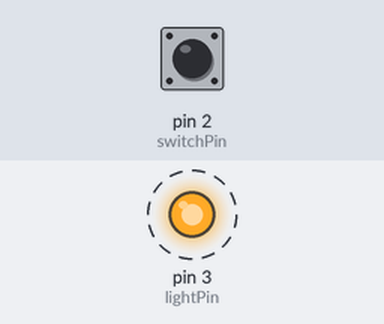
Simulated run of this sketch. Board: Arduino Uno, built with avr-gcc and run on an emulated ATmega328P. Parts: output pins drawn as LEDs (lit = HIGH). Dashed ring = blinking. The test bench sets the inputs (shaded band); at power-on: pin 2 (switchPin) HIGH.

Above: at 0.4 s.
Timing chart, 0 to 3.0 s (numbered marks = the images above):
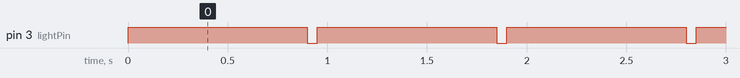

The sketch:

LightSwitch.ino
```cpp
/*
 * Basic Light Switch
 * Christopher Nethercott
 */

boolean isLightOn = false;
const int switchPin = 2;
const int lightPin = 3;
const int timeDelayMins = 15;

void setup() {
  pinMode(switchPin, INPUT_PULLUP);
  pinMode(lightPin, OUTPUT);
}

void loop() {
  isLightOn = digitalRead(switchPin);
  if(isLightOn) {
    turnLightOn();
  }
  delay(50); // stability
}

void turnLightOn() {
  digitalWrite(lightPin, HIGH);
  delay(timeDelayMins * 60); //turns into seconds
  digitalWrite(lightPin, LOW);
  isLightOn = false;
}
```

Measured:
- by itself, pin 3 (lightPin): alternates HIGH for 0.90 s and LOW for 0.05 s
